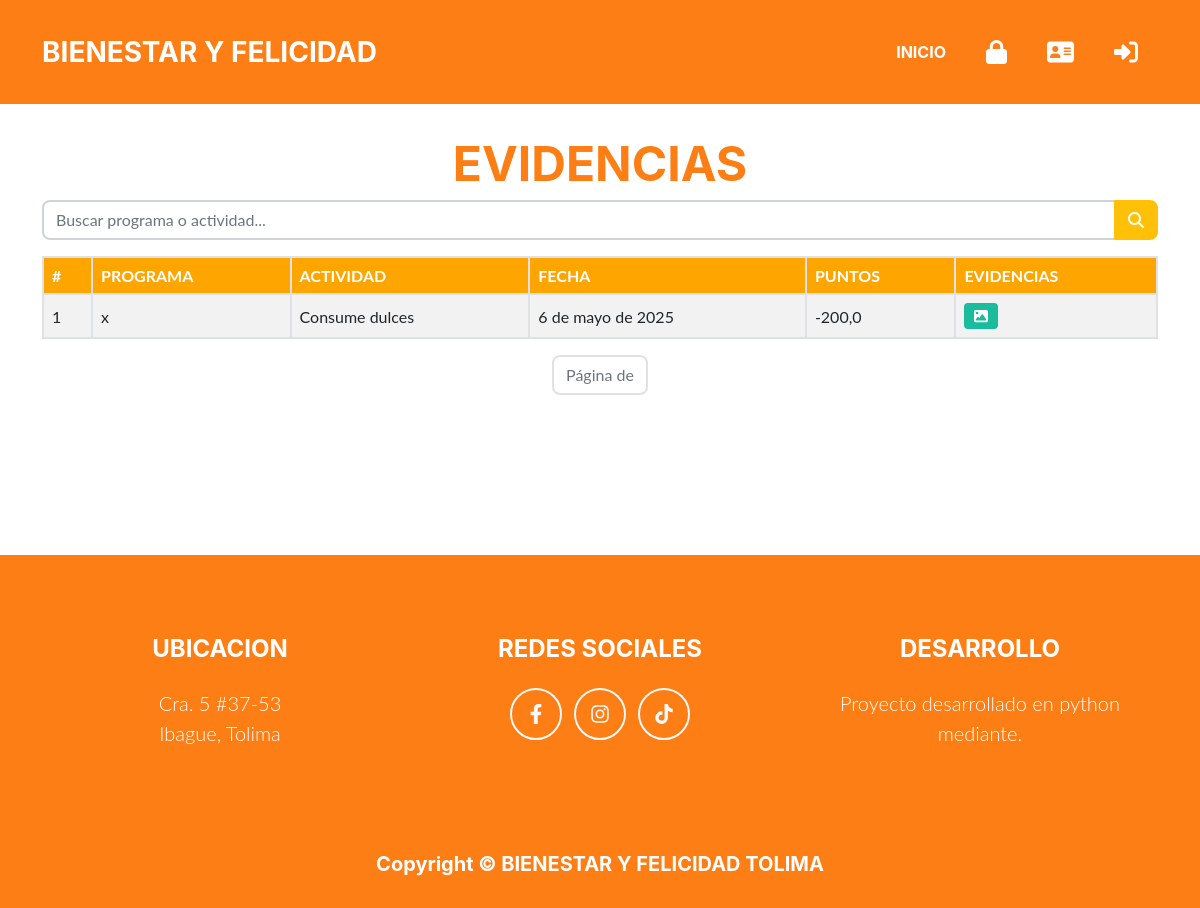
The page /evidencias/1957384206 (signed in) on the database as committed earlier.
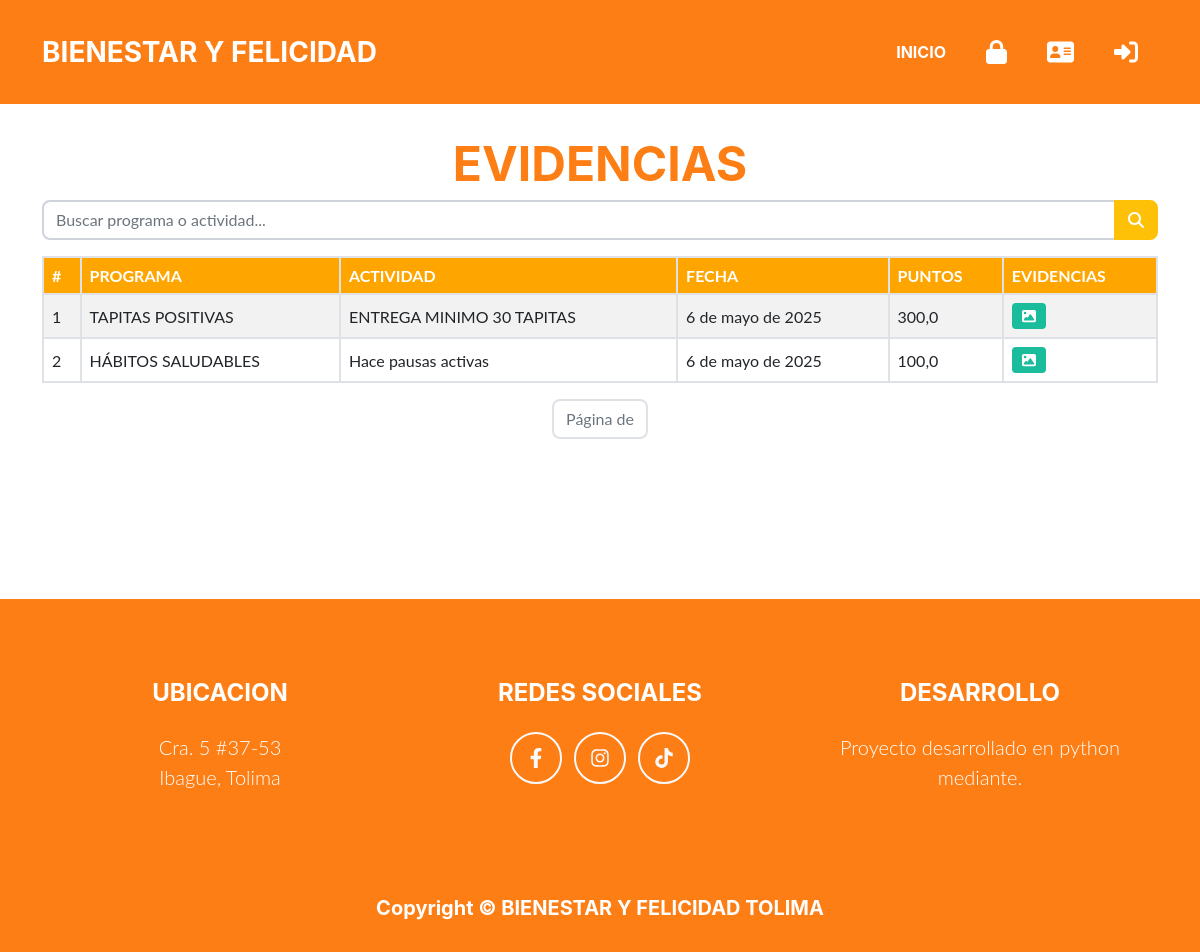
The same page on the database as committed later.
### apps/puntos/models.py (models this page shows, shortened)
class Puntos(models.Model):
    usuario = models.ForeignKey(Usuarios, on_delete=models.CASCADE, related_name="Usuarios")
    programa = models.ForeignKey(Programa, on_delete=models.CASCADE, related_name="Programas")
    actividad = models.ForeignKey(Actividad, on_delete=models.CASCADE, related_name="Actividades")
    fecha = models.DateField("Fecha", auto_now_add=True)
    puntos = models.FloatField("Puntos", default=1000)
    evidencia = models.ImageField("Evidencias", upload_to="evidencia/", null=True, blank=True)
    class Meta:
        verbose_name = "Punto"
        verbose_name_plural = "Puntos"

### apps/programas/models.py (models this page shows)
class Programa(models.Model):
    nombre = models.CharField('Programas', max_length=100)
    class Meta:
        verbose_name = "Programa"
        verbose_name_plural = "Programas"
    def __str__(self):
        return f'{ self.nombre }'

### apps/actividades/models.py (models this page shows, shortened)
class Actividad(models.Model):
    nombre = models.CharField('Nombre de la actividad', max_length=150)
    puntos = models.FloatField('Puntos (+/-)')
    programa = models.ForeignKey(Programa, on_delete=models.CASCADE, related_name='actividades')
    class Meta:
        verbose_name = "Actividad"
        verbose_name_plural = "Actividades"

### apps/usuarios/views.py (the view)
# urls.py: path('evidencias/<int:id_usuario>', login_required(evidencias_points), name="puntos_evidencias"),
@login_required(login_url='/accounts/login/')
def evidencias_points(request, id_usuario):
    puntos = Puntos.objects.filter(usuario=id_usuario)
    query = request.GET.get('q', '')
    if query:
        puntos = puntos.filter(
            Q(programa__nombre__icontains=query) |
            Q(actividad__nombre__icontains=query)
        )
    paginator = Paginator(puntos, 10)
    page_number = request.GET.get('page')
    puntos_paginados = paginator.get_page(page_number)
    return render(request, 'registration/evidence.html', {
        'puntos': puntos_paginados,
        'query': query,
    })

### apps/usuarios/templates/registration/evidence.html (shortened to what this page needs)
{% load static %}
<html lang="en">
    <head>
        <link rel="stylesheet" href="https://cdn.jsdelivr.net/npm/bootstrap-icons/font/bootstrap-icons.css">
        <link href="{% static "css/usuario.styles.css" %}" rel="stylesheet" />
    </head>
    <body id="page-top">
        <nav class="navbar navbar-expand-lg bg-secondary text-uppercase fixed-top" id="mainNav">
            <div class="container">
                <a class="navbar-brand" href="#page-top">BIENESTAR Y FELICIDAD</a>
                <div class="collapse navbar-collapse" id="navbarResponsive">
                    <ul class="navbar-nav ms-auto">
                        <li class="nav-item mx-0 mx-lg-1">
                            <a class="nav-link py-3 px-0 px-lg-3 rounded" href="/">
                                Inicio
                            </a>
                        </li>
                        {% if user.is_authenticated %}
                            {% if user.is_staff %}
                                <li class="nav-item mx-0 mx-lg-1">
                                    <a class="nav-link py-3 px-0 px-lg-3 rounded" href="{% url "admin_panel" %}" target="_blank">
                                        <i class="fa-solid fa-lock fs-4"></i>
                                    </a>
                                </li>
                            {% endif %}
                            <li class="nav-item mx-0 mx-lg-1">
                                <a class="nav-link py-3 px-0 px-lg-3 rounded" href="{% url "perfil" user.numero_documento %}">
                                    <i class="fa-solid fa-address-card fs-4"></i>
                                </a>
                            </li>
                            <li class="nav-item mx-0 mx-lg-1">
                                <a class="nav-link py-3 px-0 px-lg-3 rounded" href="{% url "salir" %}">
                                    <i class="fa-solid fa-right-to-bracket fs-4"></i>
                                </a>
                            </li>
                        {% endif %}
                    </ul>
                </div>
            </div>
        </nav>
        <section class="page-section">
            <div class="container my-5">
                <h2 class="page-section-heading text-center text-uppercase text-secondary mb-0">EVIDENCIAS</h2>
                <form method="get" class="mt-3">
                    <div class="input-group">
                        <input type="text" name="q" class="form-control" placeholder="Buscar programa o actividad..." value="{{ request.GET.q }}">
                        <button type="submit" class="btn btn-warning text-white"><i class="fa-solid fa-magnifying-glass"></i></button>
                    </div>
                </form>
                <div class="row justify-content-center">
                    <div class="col-lg-12">
                        <div class="table-responsive">
                            <table class="table table-striped table-hover table-bordered align-middle">
                                <thead style="background-color: orange; color: white;">
                                    <tr>
                                        <th>#</th>
                                        <th>PROGRAMA</th>
                                        <th>ACTIVIDAD</th>
                                        <th>FECHA</th>
                                        <th>PUNTOS</th>
                                        <th>EVIDENCIAS</th>
                                    </tr>
                                </thead>
                                <tbody>
                                    {% for evidencia in puntos %}
                                    <tr>
                                        <td scope="col">{{ forloop.counter }}</td>
                                        <td>{{ evidencia.programa }}</td>
                                        <td>{{ evidencia.actividad.nombre }}</td>
                                        <td>{{ evidencia.fecha }}</td>
                                        <td>{{ evidencia.puntos }}</td>
                                        <td>
                                            {% if evidencia.evidencia %}
                                                <a href="{{ evidencia.evidencia.url }}" target="_blank" class="btn btn-sm btn-primary">
                                                    <i class="fa-solid fa-image"></i>
                                                </a>
                                            {% else %}
                                                <span class="text-muted">Sin evidencia</span>
                                            {% endif %}
                                        </td>
                                    </tr>
                                    {% endfor %}
                                </tbody>
                            </table>
                            <nav>
                                <ul class="pagination justify-content-center">
                                    <li class="page-item disabled">
                                        <span class="page-link">Página {{ usuarios.number }} de {{ usuarios.paginator.num_pages }}</span>
                                    </li>
                                </ul>
                            </nav>
                        </div>
                    </div>
                </div>
            </div>
        </section>
        <footer class="footer text-center">
            <div class="container">
                <div class="row">
                    <div class="col-lg-4 mb-5 mb-lg-0">
                        <h4 class="text-uppercase mb-4">UBICACION</h4>
                        <p class="lead mb-0">
                            Cra. 5 #37-53
                            <br />
                            Ibague, Tolima
                        </p>
                    </div>
                    <div class="col-lg-4 mb-5 mb-lg-0">
                        <h4 class="text-uppercase mb-4">REDES SOCIALES</h4>
                        <a class="btn btn-outline-light btn-social mx-1" href="#!"><i class="fab fa-fw fa-facebook-f"></i></a>
                        <a class="btn btn-outline-light btn-social mx-1" href="#!"><i class="fab fa-fw fa-instagram"></i></a>
                        <a class="btn btn-outline-light btn-social mx-1" href="#!"><i class="fab fa-fw fa-tiktok"></i></a>
                    </div>
                    <div class="col-lg-4">
                        <h4 class="text-uppercase mb-4">DESARROLLO</h4>
                        <p class="lead mb-0">
                            Proyecto desarrollado en python mediante.
                        </p>
                    </div>
                </div>
            </div>
        </footer>
        <div class="copyright py-4 text-center text-white" style="background-color: #fd7e14 !important; color: white;">
            <div class="container"><h5>Copyright &copy; BIENESTAR Y FELICIDAD TOLIMA</h5></div>
        </div>
    </body>
</html>

Rows that differ between the two databases and show on the page:
no longer on this page (row edited): Puntos: programa "x", actividad.nombre "Consume dulces", fecha "6 de mayo de 2025", puntos "-200,0"
added Puntos: programa "TAPITAS POSITIVAS", actividad.nombre "ENTREGA MINIMO 30 TAPITAS", fecha "6 de mayo de 2025", puntos "300,0"
added Puntos: programa "HÁBITOS SALUDABLES", actividad.nombre "Hace pausas activas", fecha "6 de mayo de 2025", puntos "100,0"
